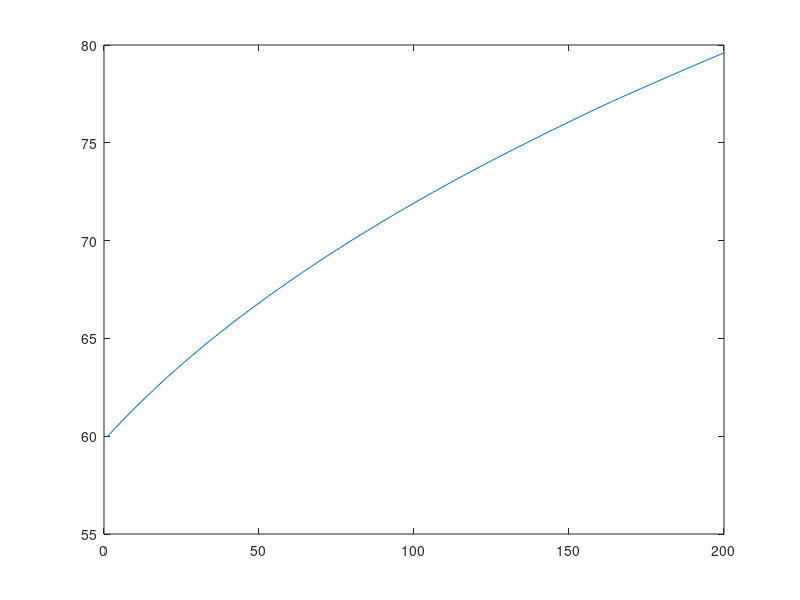

MATLAB code for this plot:
%% b taking into account monotonicity

clear;clc;

%% Step 1, discretizes the state space
tic
kss=50;
kmin=10; 
kmax=kss;
n=199;
K=kmin:(kmax-kmin)/n:kmax; 
p=size(K,2);
theta=0.679;
h=1;
delta=0.013;
beta=0.988;
%% Step 2, Initial guess for V
eps=ones(1,p)*0.1;  %toleranz value
V=zeros(p);
V1=ones(1,p);
g=ones(1,p);
s=0;
%% 
    
% Step 3, Return matrix

m=zeros(p);
M=zeros(p);

for i=1:p
    for j=1:p
        m(i,j)=K(i)^(1-theta)*h^theta+(1-delta)*K(i)-K(j);
    end
end

% Step 4, unfeasible k'
for i=1:p
    for j=1:p
        if m(i,j)>0
            M(i,j)=log(m(i,j));
        else 
            M(i,j)=-1000;
        end
    end
end
        
% Step 5 Matrix chi and updated value function 

X=M+beta*V;


for i=1:p
    [V1(i), g(i)]=max(X(i,:));
end

s=s+1;
%if double(any(abs(V1-V(1,:))>eps)) == 0
    %b=1;
    %break
    
%% Step 6     
    

    
% Step 3, Return matrix

m=zeros(p);
M=zeros(p);

for i=1:p
    for j=1:p
        m(i,j)=K(i)^(1-theta)*h^theta+(1-delta)*K(i)-K(j);
    end
end

% Step 4, unfeasible k'
for i=1:p
    for j=1:p
        if m(i,j)>0
            M(i,j)=log(m(i,j));
        else 
            M(i,j)=-1000;
        end
    end
end
        
% Step 5.1 Matrix chi and updated value function %%%%%%%%%%%%%%%
while double(any(abs(V1-V(1,:))>eps)) > 0                           
    
    if s>0;
        V=repmat(V1,p,1);
    end

%%
gg=zeros(1,p);       %all the g,gg,ggg are to save the actual position of the max
ggg=zeros(1,p);
for i=1:p
    Xr=zeros(1,p-g(i)+1);     %to avoid calculating the whole X matrix, only
    t=1;
    for j=g(i):p              %calculate for position gresater or equal then 
    Xr(t)=M(i,j)+beta*V(i,j); %the policy function of last period tells you
    t=t+1;
    end
    [V1(i), gg(i)]=max(Xr);    %then maximize each row and safe
    ggg(i)=g(i)-1+gg(i);; %calculate the true position of the arg max
end

g=ggg;


s=s+1;
%if double(any(abs(V1-V(1,:))>eps)) == 0
    %b=1;
    %break
    
end
toc
%%   
plot(V1)


